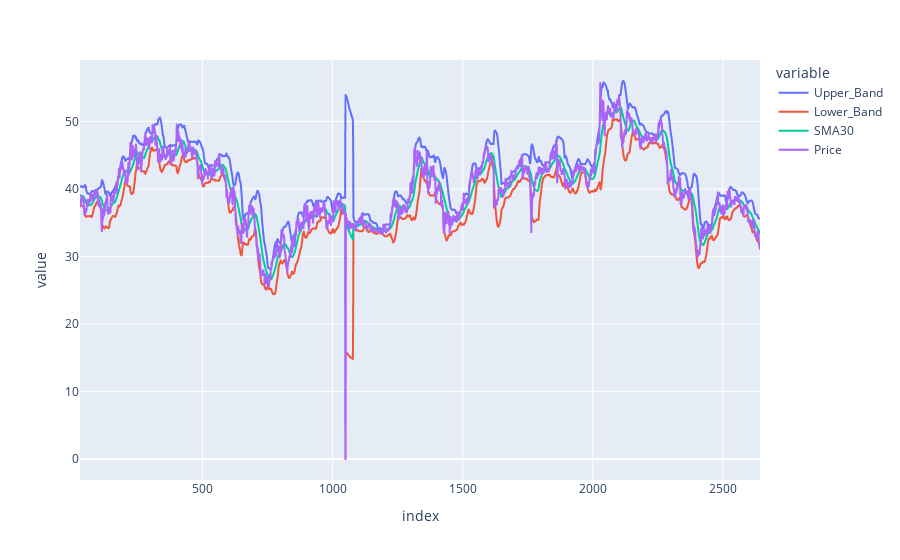

This figure's notebook cell:
### Code cell
fig, ax = plt.subplots(figsize=(15,7))
sma30 = price_data['close'].rolling(30).mean()[29:]
sma30_std = price_data['close'].rolling(30).std()[29:]
upper_band = sma30+ 2*sma30_std
lower_band = sma30- 2*sma30_std
price = price_data['close'][29:]

# upper_band[:30].plot(ax=ax, color='black')
# lower_band[:30].plot(ax=ax, color='blue')
# sma30[:30].plot(ax=ax, color='orange')
# price[:30].plot(ax=ax, color='red')
# price_data['close'].rolling(30).mean()[120:200].plot(ax=ax, color='black')
# price_data['close'][120:200].plot(ax=ax, color='yellow')
# price_data['close'].rolling(120).mean()[120:200].plot(ax=ax, color='blue')
# upper_band.plot(ax=ax, color='black')
# lower_band.plot(ax=ax, color='blue')
# sma30.plot(ax=ax, color='orange')
# price.plot(ax=ax, color='red')
# Create a DataFrame to hold all series
df = pd.DataFrame({
    'Upper_Band': upper_band,
    'Lower_Band': lower_band,
    'SMA30': sma30,
    'Price': price
})

# Assuming upper_band, lower_band, and price are Pandas Series and indexed similarly
# Creating a DataFrame to hold all these series
df = pd.DataFrame({
    'Upper_Band': upper_band,
    'Lower_Band': lower_band,
    'Price': price
})

# Initialize variables to hold buy and sell signals
df['Buy_Signal'] = False
df['Sell_Signal'] = False

# Initialize variable to hold the state of the portfolio (whether we currently hold the stock or not)
in_position = False

# Loop through DataFrame and identify buy/sell opportunities
for i in range(0, len(df)+1):
    
    # Buy Signal: When price is lower than the lower band
    if df['Price'].iloc[i] < df['Lower_Band'].iloc[i] and  in_position !=True:
        df.at[i, 'Buy_Signal'] = True
        in_position = True  # Now you hold the stock
        
    # Sell Signal: When price is higher than the upper band
    if df['Price'].iloc[i] > df['Upper_Band'].iloc[i] and in_position == True:
        df.at[i, 'Sell_Signal'] = True
        in_position = False  # You have sold the stock

df.dropna(inplace=True)
# # Display DataFrame (Optional)
# print(df)

# Now, df['Buy_Signal'] will indicate where you should buy and df['Sell_Signal'] will indicate where you should sell
px.line(df[['Upper_Band','Lower_Band','Price']])

### Figure 1 — Plotly figure (JSON) as saved in the notebook; plotly's stock layout.template omitted (floating-point values rounded to 4 significant figures; data arrays with more than 128 entries replaced by an {"elided": "..."} marker saying what was removed)
{"data": [{"hovertemplate": "variable=Upper_Band<br>index=%{x}<br>value=%{y}<extra></extra>", "legendgroup": "Upper_Band", "line": {"color": "#636efa", "dash": "solid"}, "marker": {"symbol": "circle"}, "mode": "lines", "name": "Upper_Band", "showlegend": true, "type": "scattergl", "x": {"elided": "2615 int values"}, "xaxis": "x", "y": {"elided": "2615 float values"}, "yaxis": "y"}, {"hovertemplate": "variable=Lower_Band<br>index=%{x}<br>value=%{y}<extra></extra>", "legendgroup": "Lower_Band", "line": {"color": "#EF553B", "dash": "solid"}, "marker": {"symbol": "circle"}, "mode": "lines", "name": "Lower_Band", "showlegend": true, "type": "scattergl", "x": {"elided": "2615 int values"}, "xaxis": "x", "y": {"elided": "2615 float values"}, "yaxis": "y"}, {"hovertemplate": "variable=SMA30<br>index=%{x}<br>value=%{y}<extra></extra>", "legendgroup": "SMA30", "line": {"color": "#00cc96", "dash": "solid"}, "marker": {"symbol": "circle"}, "mode": "lines", "name": "SMA30", "showlegend": true, "type": "scattergl", "x": {"elided": "2615 int values"}, "xaxis": "x", "y": {"elided": "2615 float values"}, "yaxis": "y"}, {"hovertemplate": "variable=Price<br>index=%{x}<br>value=%{y}<extra></extra>", "legendgroup": "Price", "line": {"color": "#ab63fa", "dash": "solid"}, "marker": {"symbol": "circle"}, "mode": "lines", "name": "Price", "showlegend": true, "type": "scattergl", "x": {"elided": "2615 int values"}, "xaxis": "x", "y": {"elided": "2615 float values"}, "yaxis": "y"}], "layout": {"legend": {"title": {"text": "variable"}, "tracegroupgap": 0}, "margin": {"t": 60}, "xaxis": {"anchor": "y", "domain": [0, 1], "title": {"text": "index"}}, "yaxis": {"anchor": "x", "domain": [0, 1], "title": {"text": "value"}}}}
